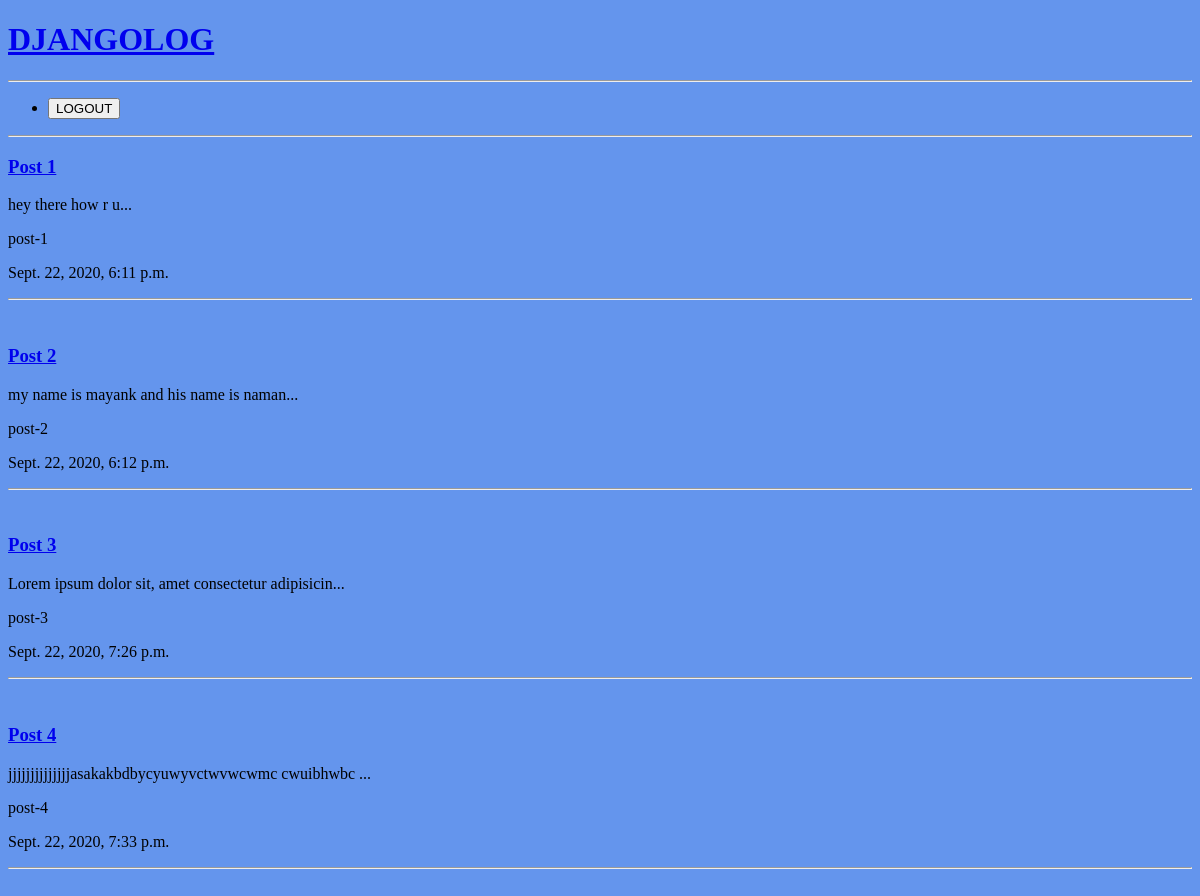
/articles/, run on an earlier commit of the app's database.
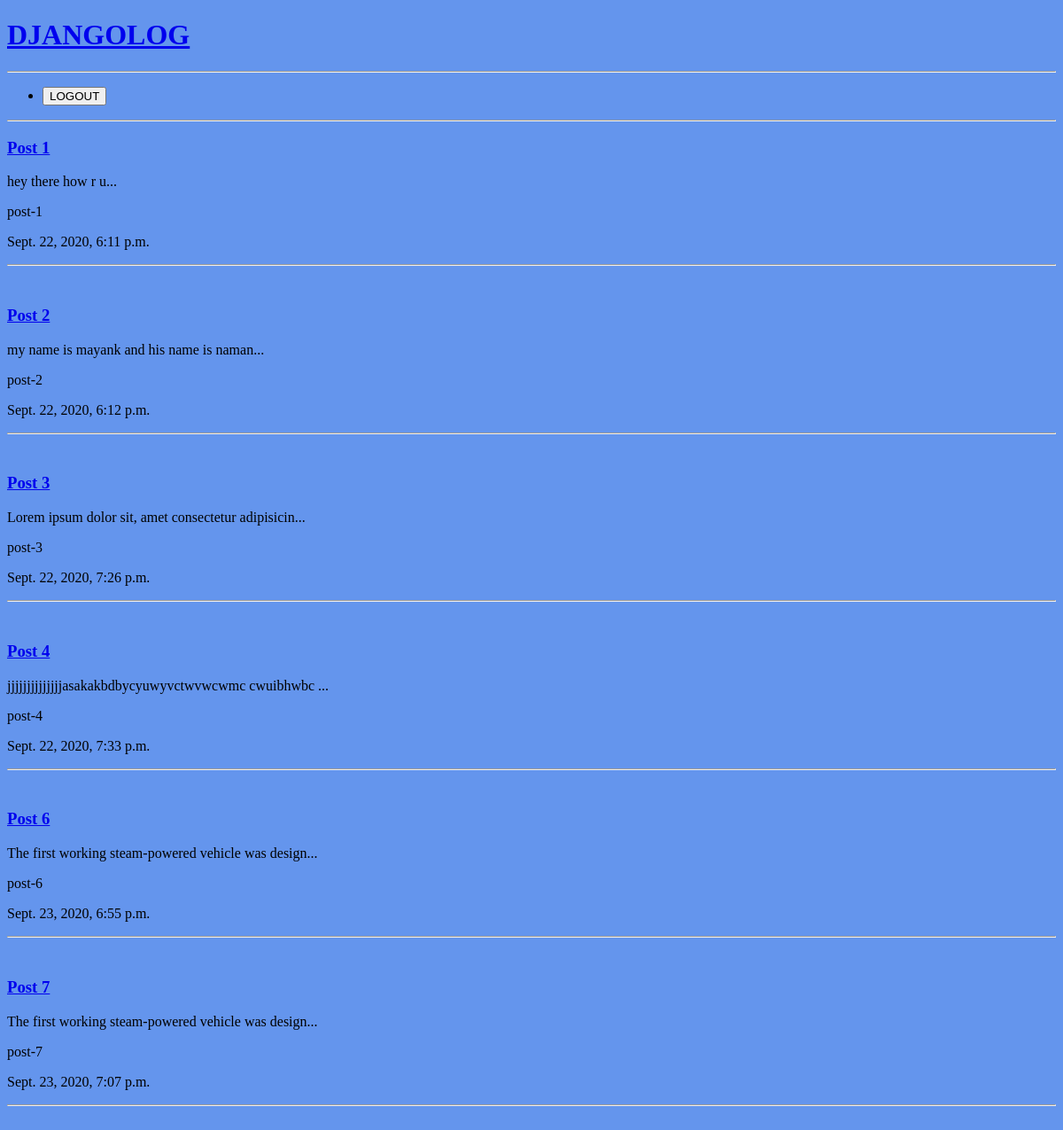
And on a later commit of the database.
### articles/models.py (models this page shows, shortened)
class Article(models.Model):
    title = models.CharField(max_length = 100)
    slug = models.SlugField(default='slug')
    body = models.TextField()
    date = models.DateTimeField(auto_now_add = True)
    thumb = models.ImageField(default='default.png', blank=True)
    def snippet(self):
        return self.body[:50] + '...'

### articles/views.py (the view)
# urls.py: path('', views.articles_list, name='list'),
def articles_list(request):
    articles = Article.objects.all()
    return render(request, 'articles/articles_list.html', { 'articles': articles })

### articles/templates/articles/articles_list.html
{% extends 'base.html' %}
{% block content %}
    {% for article in articles %}
        <h3><a href="{% url 'articles:detail' slug=article.slug %}">{{ article.title }}</a></h3>
        <p>{{ article.snippet }}</p>
        <p>{{ article.slug }}</p>
        <p>{{ article.date }}</p>
        <hr/>
        <br/>
    {% endfor %}
{% endblock %}

### templates/base.html (shortened to what this page needs)
{% load static %}
<!DOCTYPE html>
<html lang="en">
<head>
    <link rel="stylesheet" href="{% static 'styles.css' %}">
</head>
<body>
    <h1><a href="{% url 'articles:list' %}">DJANGOLOG</a></h1>
    <hr/>
    <header id="head">
        <nav>
            <ul>
                <li>
                    <form id="logout-form" action="{% url 'accounts:logout' %}" method="post">
                        <button type="submit">LOGOUT</button>
                    </form>
                </li>
            </ul>
        </nav>
    </header>
    <hr>
    <div id="wrapper">
        {% block content %}
        {% endblock %}
    </div>
</body>
</html>

### assets/styles.css (style rules this page uses)
body { background-color: cornflowerblue; }

What changed in the data, as far as the page shows it:
added Article: title "Post 6", snippet "The first working steam-powered vehicle was design...", slug "post-6", date "Sept. 23, 2020, 6:55 p.m."
added Article: title "Post 7", snippet "The first working steam-powered vehicle was design...", slug "post-7", date "Sept. 23, 2020, 7:07 p.m."
